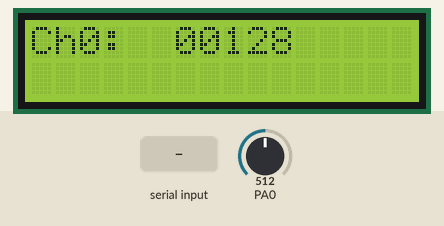
The program below on a simulated ATmega16, built with avr-gcc and emulated at 8 MHz. Parts: 16×2 character LCD. Wiring (inferred from the names in the program): character LCD (HD44780): RS PD2; E PD3; data PD4, PD5, PD6, PD7. The test bench sets the inputs (shaded band); at power-on: PA0 = 512. What the program prints to the serial monitor is not drawn.

Above: at 1.2 s.
1.3 s: PA0 set to 716
At 2.9 s:
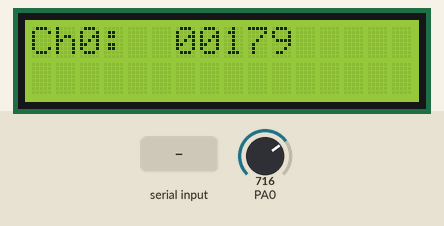
3.2 s: "1" received over Serial
At 3.8 s:
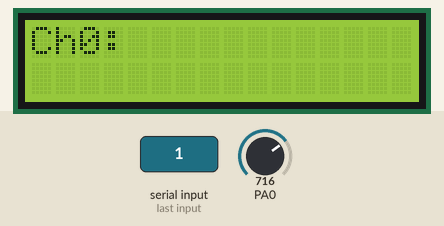
Timing chart, 0 to 6.2 s (numbered marks = the images above; inputs shaded):
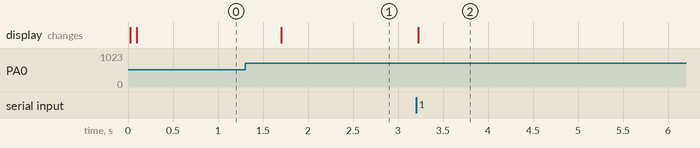

The program:

main.c
```c
/**
 * Target:  ADC
 * Device:  ATmega16;
 * Board:   EasyAVR6;
 * Clock:   ext.clock 8 MHz
 *
 * Программа оцифровывает аналоговый сигнал на входе PA0 (нулевой канал ADC)
 * с разрядностью 8 бит с частотой 10 Гц.
 * Результат преобразования отправляется на ПК интерфейсу UART и отображается в
 * виде десятичного числа отображается на LCD16x2 с указанием номера канала АЦП.
 *
 * Параметры UART:
 *      скорость обмена 19200 бод,
 *      8 бит данных,
 *      1 стоп-бит,
 *      бит паритета – нет.
 */
#include <avr/io.h>
#include <avr/interrupt.h>

#include "main.h"
#include "lcd16x2.h"
#include "converters.h"
#include "uart.h"

struct uart_pac
{
    const uint8_t head;
    uint8_t adc0;
    const uint8_t end;
} uart_pac = {
    .head = 0x03,
    .end = ~0x03
};

volatile struct user_flags flags;
uint8_t adc_data;

int main(void)
{
    /**
     * Инициализация и включение таймера Т1
     * Режим: CTC; Предделитель: 256; TOP = ОСR1A = 0x7A12; OCR1B = 0x7A10
     * ОС1A(PD5), ОС1B(PD4) не подключены
     * Время переполнения:
     * t = 256 * 0x7A12 / 8e6 = 1 с; f = 8e6 / 256 / 0x7A12 = 1 Гц
     */
    OCR1B = 12400;
    OCR1A = 12500;
    TCCR1B = (1 << WGM12) | (1 << CS11) | (1 << CS10);

    uart_init();

    /**
     * Инициализация и включение АЦП
     * Опорное напряжение: 2.56В; Выравнивание: по левому краю
     * Источник запуска: совпадение канала В таймера Т1
     * Режим: непрерывное преобразование; Предделитель: 64
     * Разрешение прерывания по завершению преобразования
     */
    ADMUX = (1 << REFS1) | (1 << REFS0) | (1 << ADLAR);
    SFIOR |= (1 << ADTS2) | (1 << ADTS0);
    ADCSRA = (1 << ADEN) | (1 << ADATE) | (1 << ADIE) |
             (1 << ADPS2) | (1 << ADPS1);

    lcd_init();
    lcd_disp_str("Ch0:");

    sei();

    while (1)
    {
        if (flags.adc_data_rdy)
        {
            flags.adc_data_rdy = 0;

            uart_pac.adc0 = adc_data;
            uart_send_array((uint8_t *)&uart_pac, sizeof(uart_pac));

            static uint8_t cnt;
            if ((cnt++ & 0x07) == 0)
            {
                static uint8_t lcd_buf[5];
                uint2str(adc_data, lcd_buf);
                lcd_mov_cursor(6);
                lcd_disp_buf(lcd_buf, sizeof(lcd_buf));
            }
        }
    }
}

/* End File */
```

interrupt.c
```c
#include <avr/io.h>
#include <avr/interrupt.h>

#include "main.h"

ISR(ADC_vect)
{
    /**
     * Сброс флага OCF1B таймера Т1 (так как прерывания от таймера Т1 не
     * используются, то флаг необходимо сбрасывать программно)
     */
    TIFR |= (1 << OCF1B);

    adc_data = ADCH;
    flags.adc_data_rdy = 1;
}

/* End File */
```

main.h
```c
#ifndef MAIN_H
#define MAIN_H

#include <avr/io.h>

extern volatile struct user_flags
{
    uint8_t adc_data_rdy : 1;
} flags __attribute__((io(&EEDR)));

extern uint8_t adc_data;

#endif

/* End File */
```

converters.h
```c
#ifndef CONVERTERS_H
#define CONVERTERS_H

#include <avr/pgmspace.h>

/**
 * Функция преобразования знакового десятичного числа с фиксированной точкой
 * в строку
 *
 * \param value знаковое число
 * \param pos_point позиция десятичной точки
 * \param buf указатель на буфер результирующей строки
 * \param len длина строки = знак числа + необходимое кол-во цифр числа + точка
 *
 * пример: int2str(12345, 2, buf[5], 5) => buf[5] = "+12.3"
 */
static inline void int2str(
    int16_t value, uint8_t pos_point, uint8_t *buf, uint8_t len)
{
    if (value > 0)
    {
        *buf++ = '+';
    }
    else
    {
        *buf++ = '-';
        value = -value;
    }

    PROGMEM static const uint16_t dividers[] = {10000, 1000, 100, 10, 1};

    for (uint8_t i = 0; i < len - 2; i++)
    {
        if (i == pos_point)
        {
            *buf++ = '.';
        }

        uint16_t divider = pgm_read_word(&dividers[i]);

        *buf++ = value / divider + '0';
        value %= divider;
    }
}

/**
 * Функция преобразования беззнакового целого десятичного числа в строку.
 * Длина итоговой строки всегда 5 символов.
 *
 * \param value знаковое число
 * \param buf указатель на буфер результирующей строки
 *
 * пример: uint2str(123, buf[5]) => buf[5] = "00123"
 */
static inline void uint2str(uint16_t value, uint8_t *buf)
{
    PROGMEM static const uint16_t dividers[] = {10000, 1000, 100, 10, 1};

    for (uint8_t i = 0; i < (sizeof(dividers) / sizeof(dividers[0])); i++)
    {
        uint16_t divider = pgm_read_word(&dividers[i]);

        *buf++ = value / divider + '0';
        value %= divider;
    }
}

#endif

/* End File */
```

fifo.h
```c
#ifndef FIFO_H
#define FIFO_H

#include <stdint.h>

struct __attribute__((packed)) fifo
{
    const uint8_t mask;
    uint8_t head;
    uint8_t tail;
    uint8_t data[];
};

#define fifo_declarate(_id, _size) \
    struct fifo _id = {            \
        .mask = _size - 1,         \
        .data = {                  \
            [0 ... _size - 1] = 0}}

#define fifo_inc_mask(_id, _val) \
    ((_id)->_val = ((_id)->_val + 1) & (_id->mask))

static inline void fifo_push(struct fifo *id, uint8_t data)
{
    id->data[id->head] = data;
    fifo_inc_mask(id, head);
}

static inline uint8_t fifo_pop(struct fifo *id)
{
    uint8_t data = id->data[id->tail];
    fifo_inc_mask(id, tail);
    return data;
}

static inline uint8_t fifo_is_empty(struct fifo *id)
{
    return id->head == id->tail;
}

static inline uint8_t fifo_is_full(struct fifo *id)
{
    return ((id->head + 1) & id->mask) == id->tail;
}

#undef fifo_inc_mask

#endif
```

lcd16x2.c
```c
#include <util/delay.h>

#include "lcd16x2.h"

#define LCD_PORT PORTD  // Порт к которому подключен LCD дисплей
#define LCD_DDR  DDRD   // Выводы данных LCD должны быть подключены к старшим
#define LCD_PIN  PIND   // выводам порта микроконтроллера

#define LCD_DATA_MASK 0xF0  // Маска выводов данных дисплея

#define LCD_E  3  // Номер вывода E (запись данных в LCD осуществляется по спаду)
#define LCD_RS 2  // Номер вывода RS (1 - данные; 0 - инструкция)

#define LCD_PIN_MASK (LCD_DATA_MASK | (1 << LCD_RS) | (1 << LCD_E))

/**
 * Функция отправки полубайта данных/команды на дисплей
 * Код полубайта должен находится в старшем полубайте аргумента hfbyte
 *
 * \param hfbyte код полубайта данных/команды (старший полубайт)
 */
static inline void lcd_send_hfbyte(uint8_t hfbyte)
{
    LCD_PORT |= (1 << LCD_E);

    /* Выводы данных дисплея подключены к старшим разрядам порта МК */
    uint8_t temp = LCD_PORT;
    temp &= ~LCD_DATA_MASK;
    temp |= hfbyte;
    LCD_PORT = temp;

    LCD_PORT &= ~(1 << LCD_E);
}

/**
 * Функция отправки старшего полубайта команды на дисплей (используется при
 * инициализации). Код половины команды должен находится в старшем полубайте
 * аргумента hfcmd
 *
 * \param hfcmd старший полубайт команды
 */
static void lcd_send_hfcmd(uint8_t hfcmd)
{
    LCD_PORT &= ~(1 << LCD_RS);
    lcd_send_hfbyte(hfcmd);
}

/**
 * Функция отправки байта данных/команды на дисплей
 *
 * \param byte байт данных/команды
 */
static void lcd_send_byte(uint8_t byte)
{
    _delay_us(50);
    lcd_send_hfbyte(byte & 0xF0);
    lcd_send_hfbyte(byte << 4);
}

/**
 * Функция вывода на дисплей символа
 * Время выполнения составляет 50 мкс
 *
 * \param symbol код символа
 */
void lcd_send_char(uint8_t symbol)
{
    LCD_PORT |= (1 << LCD_RS);
    lcd_send_byte(symbol);
}

/**
 * Функция отправки команды на дисплей
 * Время выполнения команд "Очистка дисплея с установкой курсора в начало первой
 * строки" и "Установка курсора в начало первой строки" составляет 1.5 мс;
 * время выполнения остальных команд составляет 50 мкс.
 *
 * \param cmd код команды
 */
void lcd_send_cmd(uint8_t cmd)
{
    LCD_PORT &= ~(1 << LCD_RS);
    lcd_send_byte(cmd);
}

/* Функция инициализации дисплея LCD16x2 */
void lcd_init(void)
{
    /* Инициализация выводов, подключенных к дисплею как выходов */
    LCD_DDR |= LCD_PIN_MASK;

    /* Задержка не менее 15 мс, после подачи питания на дисплей */
    _delay_ms(15);

    /**
     * Инициализация дисплея и перевод его на 4-х битный интерфейс
     * согласно порядку, приведенному в datasheet
     * Пока не перевели на 4-битный интерфейс отправляем команды по полбайта
     * Отправка старшего полубайта команды настройки 8-битного интерфейса
     * Задержка не менее 4.1 мс
     * Отправка старшего полубайта команды настройки 8-битного интерфейса
     * Задержка не менее 100 мкс
     * Отправка старшего полубайта команды настройки 8-битного интерфейса
     * Задержка не менее 50 мкс
     * Отправка старшего полубайта команды настройки 4-битного интерфейса
     */
    lcd_send_hfcmd((1 << LCD_F) | (1 << LCD_F_DL));
    _delay_ms(5);
    lcd_send_hfcmd((1 << LCD_F) | (1 << LCD_F_DL));
    _delay_us(100);
    lcd_send_hfcmd((1 << LCD_F) | (1 << LCD_F_DL));
    _delay_us(50);
    lcd_send_hfcmd(1 << LCD_F);

    /**
     * Перевод дисплея на 4-битный интерфейс завершен. Теперь можно посылать
     * команды/данные по полному байту
     */

    /* Подтверждение 4-битного интерфейса */
    lcd_send_cmd(1 << LCD_F);

    /* Очистка дисплея, дисплей очищается не менее 1.5 мс */
    lcd_send_cmd(1 << LCD_CLR);
    _delay_ms(2);

    /* Включение экрана дисплея */
    lcd_send_cmd((1 << LCD_ON) | (1 << LCD_ON_D));
}

/**
 * Функция вывода на дисплей массива символов
 *
 * \param buf указатель на массив
 * \param size размер массива
 */
void lcd_disp_buf(uint8_t *buf, uint8_t size)
{
    do
    {
        lcd_send_char(*buf++);
    }
    while (--size);
}

/**
 * Функция вывода на дисплей строки
 *
 * \param str указатель на строку
 */
void lcd_disp_str(char *str)
{
    uint8_t *ptr = (uint8_t *)str;
    do
    {
        lcd_send_char(*ptr);
    }
    while (*++ptr);
}

/**
 * Функция изменения позиции курсора дисплея
 *
 * \param new_pos новая позиция курсора дисплея
 */
void lcd_mov_cursor(uint8_t new_pos)
{
    uint8_t temp = (1 << LCD_DDRAM) | new_pos;
    lcd_send_cmd(temp);
}

/* End File */
```

lcd16x2.h
```c
#ifndef LCD16X2_H
#define LCD16X2_H

#include <avr/io.h>

/* Битовые поля для команд LCD дисплея */

/* Очистка дисплея с установкой курсора в начало первой строки */
#define LCD_CLR 0  // Старший бит инструкции (DB0)

/* Установка курсора в начало первой строки */
#define LCD_HOME 1  // Старший бит инструкции (DB1)

/* Установка направления вывода символов, разрешение сдвига экрана */
#define LCD_MODE     2  // Старший бит инструкции (DB2)
#define LCD_MODE_I_D 1  // Направление вывода символов (DB1)
                        // 0: справа налево; 1: слева направо
#define LCD_MODE_SH 0   // Разрешение сдвига экрана при выводе символов (DB0)

/* Включение/выключение дисплея и отображения курсора */
#define LCD_ON   3  // Старший бит инструкции (DB3)
#define LCD_ON_D 2  // Включение дисплея (DB2)
#define LCD_ON_C 1  // Включение курсора (DB1)
#define LCD_ON_B 0  // Включение мигания курсора (DB0)

/* Сдвиг курсора и экрана */
#define LCD_SHIFT     4  // Старший бит инструкции (DB4)
#define LCD_SHIFT_S_C 3  // Разрешение сдвига экрана (DB3)
                         // 0: сдвиг только курсора; 1: сдвиг курсора и экрана
#define LCD_SHIFT_R_L 2  // Направление сдвига (DB2)
                         // 0: сдвиг влево; 1: сдвиг вправо

/* Настройка интерфейса, количества строк для вывода, размера шрифта */
#define LCD_F    5  // Старший бит инструкции (DB5)
#define LCD_F_DL 4  // Выбор интерфейса (DB4)
                    // 0: 4-битный интерфейс; 1: 8-битный интерфейс
#define LCD_F_N 3   // Количество строк для вывода (DB3)
                    // 0: 1 строка; 1: 2 строки
#define LCD_F_F 2   // Размер шрифта (DB2) 0: 5х8 пикселей; 1: 5х11 пикселей

/* Запись адреса DDRAM памяти в адресный указатель */
#define LCD_DDRAM 7  // Старший бит инструкции (DB7)

void lcd_init(void);
void lcd_disp_buf(uint8_t *buf, uint8_t size);
void lcd_disp_str(char *str);
void lcd_mov_cursor(uint8_t new_pos);
void lcd_send_cmd(uint8_t cmd);
void lcd_send_char(uint8_t data);

#endif

/* End File */
```

uart.c
```c
#include <avr/io.h>
#include <avr/interrupt.h>
#include <avr/pgmspace.h>

#include "fifo.h"
#include "uart.h"

fifo_declarate(uart_fifo, 32);

void uart_init()
{
    PORTD |= (1 << PD0);

    uint16_t ubrr = F_CPU / (16UL * 19200) - 1;
    UBRRH = (uint8_t)(ubrr >> 8);
    UBRRL = (uint8_t)ubrr;
    UCSRC |= (1 << URSEL) | (1 << UCSZ0) | (1 << UCSZ1);
    UCSRB |= (1 << RXCIE) | (1 << RXEN) | (1 << TXEN);
}

void uart_send_byte(uint8_t byte)
{
    fifo_push(&uart_fifo, byte);
    UCSRB |= (1 << UDRIE);
}

void uart_send_word(uint16_t word)
{
    fifo_push(&uart_fifo, word >> 8);
    fifo_push(&uart_fifo, (uint8_t)word);
    UCSRB |= (1 << UDRIE);
}

void uart_send_array(const uint8_t *buf, uint8_t size)
{
    do
    {
        fifo_push(&uart_fifo, *buf++);
    } while (--size);
    UCSRB |= (1 << UDRIE);
}

void uart_send_str(uint8_t *str)
{
    do
    {
        fifo_push(&uart_fifo, *str);
    }
    while (*++str);
    UCSRB |= (1 << UDRIE);
}

void _uart_send_strpgm(const char *str)
{
    do
    {
        uint8_t symbol = pgm_read_byte(str++);
        if (symbol == 0)
        {
            break;
        }
        fifo_push(&uart_fifo, symbol);
    }
    while (1);
    UCSRB |= (1 << UDRIE);
}

/* Прерывание используется для передачи пакета данных */
ISR(USART_UDRE_vect)
{
    UDR = fifo_pop(&uart_fifo);

    if (fifo_is_empty(&uart_fifo))
    {
        UCSRB &= ~(1 << UDRIE);
    }
}
```

uart.h
```c
#ifndef UART_H
#define UART_H

void uart_init(void);
void uart_send_byte(uint8_t byte);
void uart_send_word(uint16_t word);
void uart_send_array(const uint8_t *buf, uint8_t size);
void uart_send_str(uint8_t *str);
void _uart_send_strpgm(const char *str);

#define uart_send_strpgm(str) _uart_send_strpgm(PSTR(str))

#endif
```

Measured:
- after the input at 1.3 s, the display: changes after 0.40 s (image 1)
- after the input at 3.2 s, the display: changes at once (image 2)
